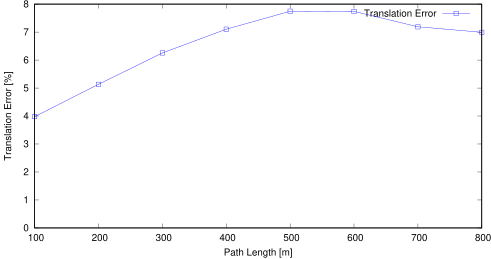

This chart was generated by the following gnuplot code:
set term postscript eps enhanced color
set output "00_avg_tl.eps"
set size ratio 0.5
set yrange [0:*]
set xlabel "Path Length [m]"
set ylabel "Translation Error [%]"
plot "00_avg_tl.txt" using 1:($2*100) title 'Translation Error' lc rgb "#0000FF" pt 4 w linespoints
